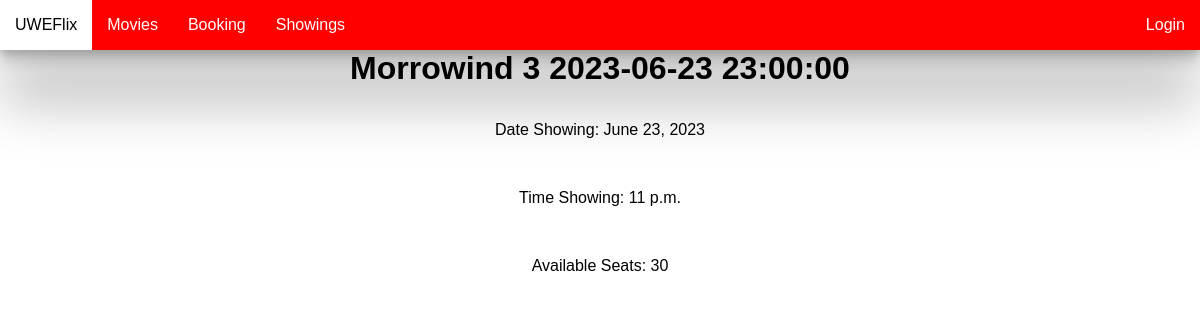
Page /show_showing/10 on the committed database.
### UWEflix_Website/models.py (models this page shows, shortened)
class Showing(models.Model):
    movie = models.ForeignKey(Movie, blank=True, null=True, on_delete=models.CASCADE)
    date_showing = models.DateField('Movie Showing Date')
    time_showing = models.TimeField('Movie Showing Time')
    screen = models.ForeignKey(Screen, blank=True, null=True,
                               on_delete=models.CASCADE)
    seats = models.PositiveIntegerField()
    def __str__(self):
        return str(self.movie) + ' ' + str(self.date_showing) + ' ' + str(self.time_showing)

class Movie(models.Model):
    movie_name = models.CharField(max_length = 200)
    movie_image = models.ImageField(null = True, blank=True, upload_to="images/")
    description = models.CharField(max_length = 500)
    rating= models.CharField(max_length = 3)
    def __str__(self):
        return self.movie_name

### UWEflix_Website/views.py (the view)
# urls.py: path('show_showing/<showing_id>', views.show_showing, name='show-showing'),
def show_showing(request, showing_id):
    showing = Showing.objects.get(pk=showing_id)
    return render(request, 'list_showing.html', {'showing':showing})

### UWEflix_Website/templates/list_showing.html (shortened to what this page needs)
{% extends 'base.html' %}
{% block content %}
<center>
<h1>{{ showing }}</h1>
    <p>Date Showing: {{ showing.date_showing }}</p></br>
    <p>Time Showing: {{ showing.time_showing }}</p></br>
    <p>Available Seats: {{ showing.seats }}</p></br>
{% endblock %}

### UWEflix_Website/static/UWEflix_Website/site.css (style rules this page uses)
body { background: white; margin: 0; font-family: Arial, Helvetica, sans-serif; }
h1 { margin: 0 }
* { box-sizing: border-box; }
@media (min-width: 600px) { body { height: 100%; } }
@media (min-width: 600px) { p { text-align: center; } }

### rows in the picture
Showing: movie+date_showing+time_showing "Morrowind 3 2023-06-23 23:00:00", date_showing "June 23, 2023", time_showing "11 p.m.", seats "30"
